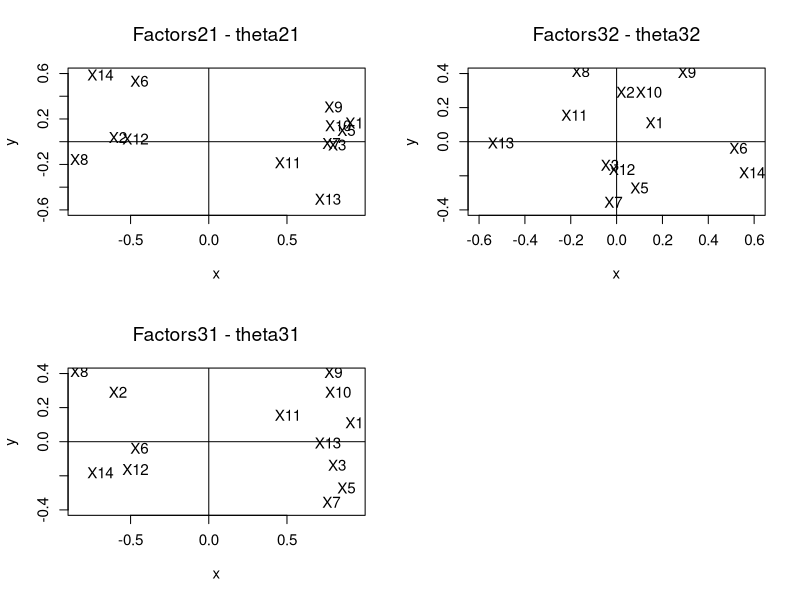
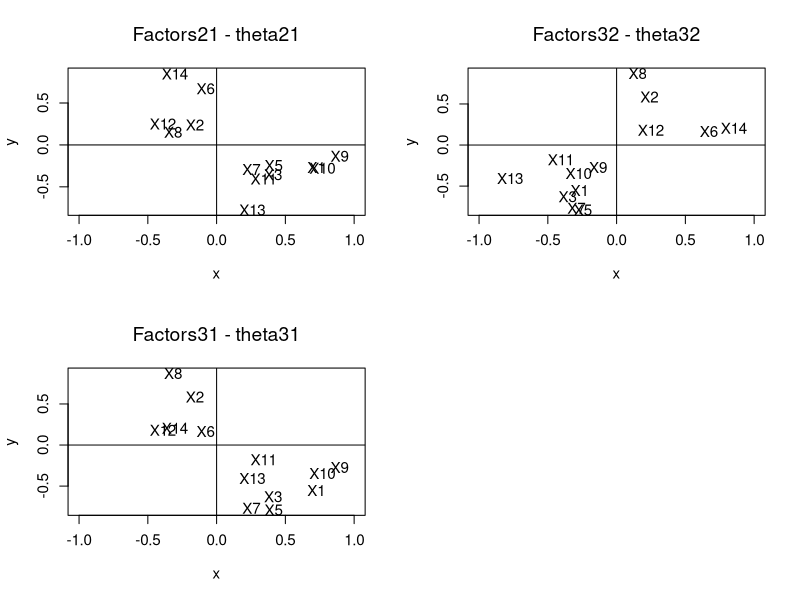
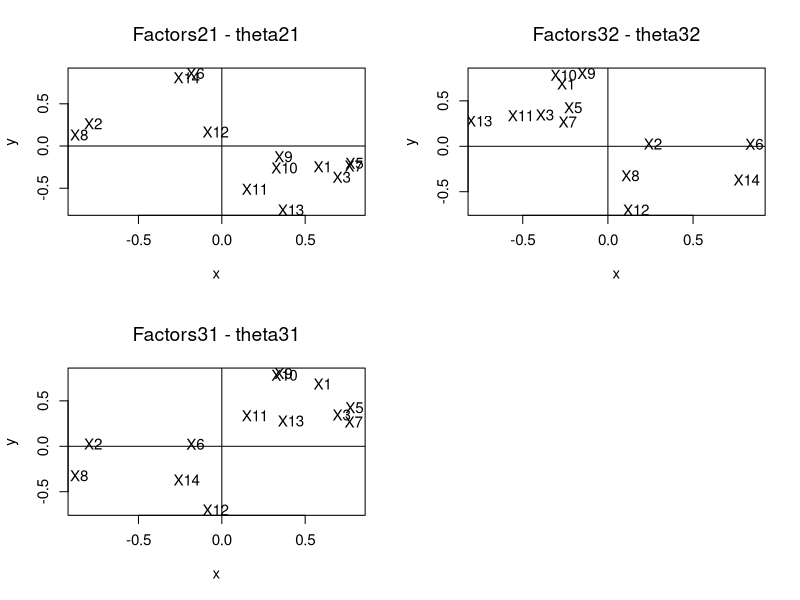
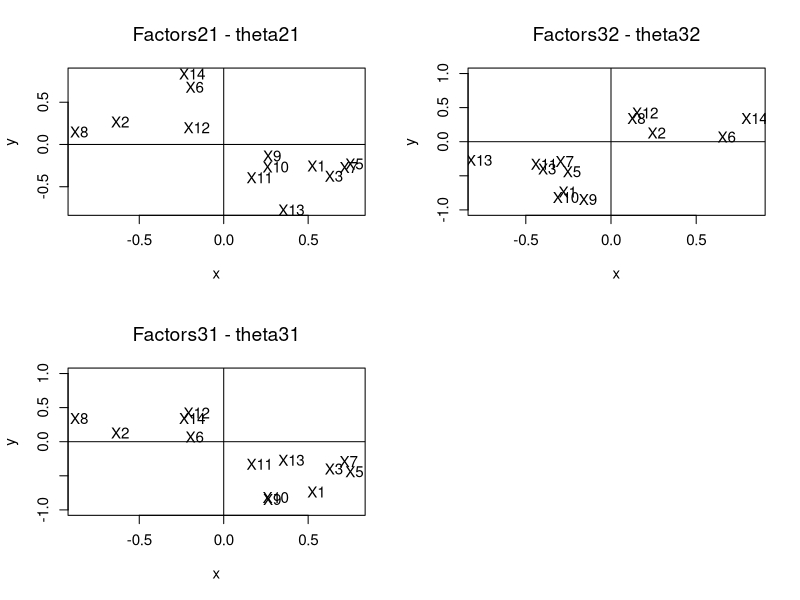

Recreate these plots in R, in order.

# clear variables and close windows
rm(list = ls(all = TRUE))
graphics.off()

# load data
data = read.table("bostonh.dat")

# transform data
xt = data
xt[, 1]  = log(data[, 1])
xt[, 2]  = data[, 2]/10
xt[, 3]  = log(data[, 3])
xt[, 5]  = log(data[, 5])
xt[, 6]  = log(data[, 6])
xt[, 7]  = (data[, 7]^(2.5))/10000
xt[, 8]  = log(data[, 8])
xt[, 9]  = log(data[, 9])
xt[, 10] = log(data[, 10])
xt[, 11] = exp(0.4 * data[, 11])/1000
xt[, 12] = data[, 12]/100
xt[, 13] = sqrt(data[, 13])
xt[, 14] = log(data[, 14])
data = xt[, -4]

colnames(data) = c("X1", "X2", "X3", "X5", "X6", "X7", "X8", "X9", "X10", "X11", "X12", 
    "X13", "X14") # rename variables
da  = scale(data) # standardize variables
dat = cor(da)     # correlation matrix

# Maximum Likelihood Factor Analysis without varimax rotation factanal performs
mlm  = factanal(da, 3, rotation = "none", covmat = dat)
load = mlm$loadings                           # estimated factor loadings
ld   = cbind(load[, 1], load[, 2], load[, 3]) # the estimated factor loadings matrix
com  = diag(ld %*% t(ld))                     # communalities are calculated
psi  = diag(dat) - diag(ld %*% t(ld))         # specific variances are calculated
tbl  = cbind(load[, 1], load[, 2], load[, 3], com, psi)

dev.new()
par(mfcol = c(2, 2))

# plot first factor against second
plot(load[, 1], load[, 2], type = "n", xlab = "x", ylab = "y", main = "Factors21 - theta21", 
    font.main = 1, cex.lab = 1.1, cex.axis = 1.1, cex.main = 1.4, ylim = c(-0.6, 0.6))
text(load[, 1], load[, 2], colnames(data), cex = 1.1)
abline(h = 0, v = 0)

# plot first factor against third
plot(load[, 1], load[, 3], type = "n", xlab = "x", ylab = "y", main = "Factors31 - theta31", 
    font.main = 1, cex.lab = 1.1, cex.axis = 1.1, cex.main = 1.4, ylim = c(-0.4, 0.4))
text(load[, 1], load[, 3], colnames(data), cex = 1.1)
abline(h = 0, v = 0)

# plot second factor against third
plot(load[, 2], load[, 3], type = "n", xlab = "x", ylab = "y", main = "Factors32 - theta32", 
    font.main = 1, cex.lab = 1.1, cex.axis = 1.1, cex.main = 1.4, xlim = c(-0.6, 0.6), 
    ylim = c(-0.4, 0.4))
text(load[, 2], load[, 3], colnames(data), cex = 1.1)
abline(h = 0, v = 0)

# Maximum Likelihood Factor Analysis after varimax rotation
var  = varimax(ld)                            # rotates the factor loadings matrix
load = var$loadings                           # estimated factor loadings after varimax
vl   = cbind(load[, 1], load[, 2], load[, 3])
com  = diag(vl %*% t(vl))                     # communalities are calculated
psi  = diag(dat) - diag(vl %*% t(vl))         # specific variances are calculated
tbl  = cbind(load[, 1], load[, 2], load[, 3], com, psi)

dev.new()
par(mfcol = c(2, 2))

# plot first factor against second
plot(load[, 1], load[, 2], type = "n", xlab = "x", ylab = "y", main = "Factors21 - theta21", 
    font.main = 1, cex.lab = 1.1, cex.axis = 1.1, cex.main = 1.4, xlim = c(-1, 1))
text(load[, 1], load[, 2], colnames(data), cex = 1.1)
abline(h = 0, v = 0)

# plot first factor against third
plot(load[, 1], load[, 3], type = "n", xlab = "x", ylab = "y", main = "Factors31 - theta31", 
    font.main = 1, cex.lab = 1.1, cex.axis = 1.1, cex.main = 1.4, xlim = c(-1, 1))
text(load[, 1], load[, 3], colnames(data), cex = 1.1)
abline(h = 0, v = 0)

# plot second factor against third
plot(load[, 2], load[, 3], type = "n", xlab = "x", ylab = "y", main = "Factors32 - theta32", 
    font.main = 1, cex.lab = 1.1, cex.axis = 1.1, cex.main = 1.4, xlim = c(-1, 1))
text(load[, 2], load[, 3], colnames(data), cex = 1.1)
abline(h = 0, v = 0)

# Principal Component Method after varimax rotation spectral decomposition
e      = eigen(dat)
eigval = e$values[1:3]
eigvec = e$vectors[, 1:3]
E      = matrix(eigval, nrow(dat), ncol = 3, byrow = T)
Q      = sqrt(E) * eigvec                     # the estimated factor loadings matrix
pcm    = varimax(Q)                           # rotates the factor loadings matrix
load   = pcm$loadings                         # estimated factor loadings after varimax
ld     = cbind(load[, 1], load[, 2], load[, 3])
com    = diag(ld %*% t(ld))                   # communalities are calculated
psi    = diag(dat) - diag(ld %*% t(ld))       # specific variances are calculated
tbl    = cbind(load[, 1], load[, 2], load[, 3], com, psi)

dev.new()
par(mfcol = c(2, 2))

# plot first factor against second
plot(load[, 1], load[, 2], type = "n", xlab = "x", ylab = "y", main = "Factors21 - theta21", 
    font.main = 1, cex.lab = 1.1, cex.axis = 1.1, cex.main = 1.4)
text(load[, 1], load[, 2], colnames(data), cex = 1.1)
abline(h = 0, v = 0)

# plot first factor against third
plot(load[, 1], load[, 3], type = "n", xlab = "x", ylab = "y", main = "Factors31 - theta31", 
    font.main = 1, cex.lab = 1.1, cex.axis = 1.1, cex.main = 1.4)
text(load[, 1], load[, 3], colnames(data), cex = 1.1)
abline(h = 0, v = 0)

# plot second factor against third
plot(load[, 2], load[, 3], type = "n", xlab = "x", ylab = "y", main = "Factors32 - theta32", 
    font.main = 1, cex.lab = 1.1, cex.axis = 1.1, cex.main = 1.4)
text(load[, 2], load[, 3], colnames(data), cex = 1.1)
abline(h = 0, v = 0)

# Principal Factor Method after varimax rotation inverse of the correlation matrix
f      = solve(dat)
psiini = diag(1/f[row(f) == col(f)]) # preliminary estimate of psi
psi    = psiini
for (i in 1:10) {
    ee     = eigen(dat - psi)
    eigval = ee$values[1:3]
    eigvec = ee$vectors[, 1:3]
    EE     = matrix(eigval, nrow(dat), ncol = 3, byrow = T)
    QQ     = sqrt(EE) * eigvec
    psiold = psi
    psi    = diag(as.vector(1 - t(colSums(t(QQ * QQ)))))
    i      = i + 1
    z      = psi - psiold
    convergence = z[row(z) == col(z)]
}
pfm  = varimax(QQ)                             # rotates the factor loadings matrix
load = pfm$loadings                            # estimated factor loadings after varimax
ld   = cbind(load[, 1], load[, 2], load[, 3])
com  = diag(ld %*% t(ld))                      # communalities are calculated
psi  = diag(dat) - diag(ld %*% t(ld))          # specific variances are calculated
tbl  = cbind(load[, 1], load[, 2], load[, 3], com, psi)

dev.new()
par(mfcol = c(2, 2))

# plot first factor against second
plot(load[, 1], load[, 2], type = "n", xlab = "x", ylab = "y", main = "Factors21 - theta21", 
    font.main = 1, cex.lab = 1.1, cex.axis = 1.1, cex.main = 1.4)
text(load[, 1], load[, 2], colnames(data), cex = 1.1)
abline(h = 0, v = 0)

# plot first factor against third
plot(load[, 1], load[, 3], type = "n", xlab = "x", ylab = "y", main = "Factors31 - theta31", 
    font.main = 1, cex.lab = 1.1, cex.axis = 1.1, cex.main = 1.4, ylim = c(-1, 1))
text(load[, 1], load[, 3], colnames(data), cex = 1.1)
abline(h = 0, v = 0)

# plot second factor against third
plot(load[, 2], load[, 3], type = "n", xlab = "x", ylab = "y", main = "Factors32 - theta32", 
    font.main = 1, cex.lab = 1.1, cex.axis = 1.1, cex.main = 1.4, ylim = c(-1, 1))
text(load[, 2], load[, 3], colnames(data), cex = 1.1)
abline(h = 0, v = 0)
